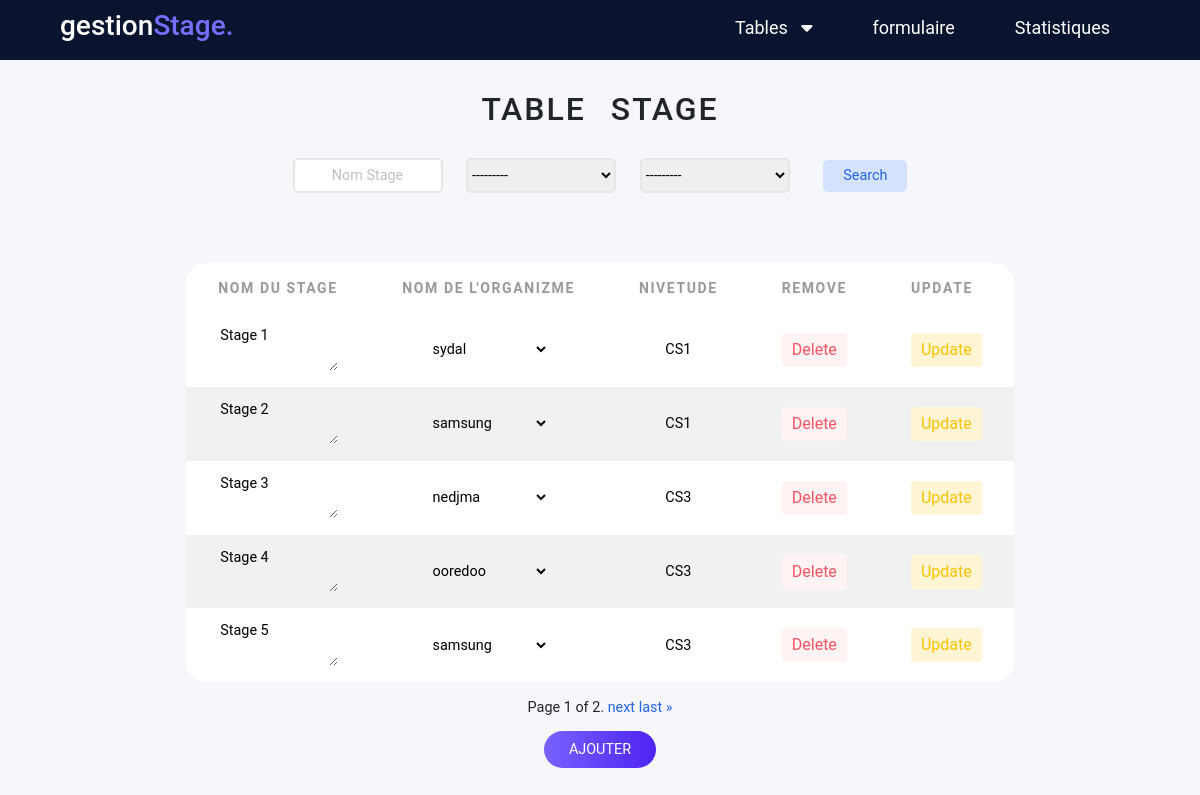
The app's page /stage/, older data.
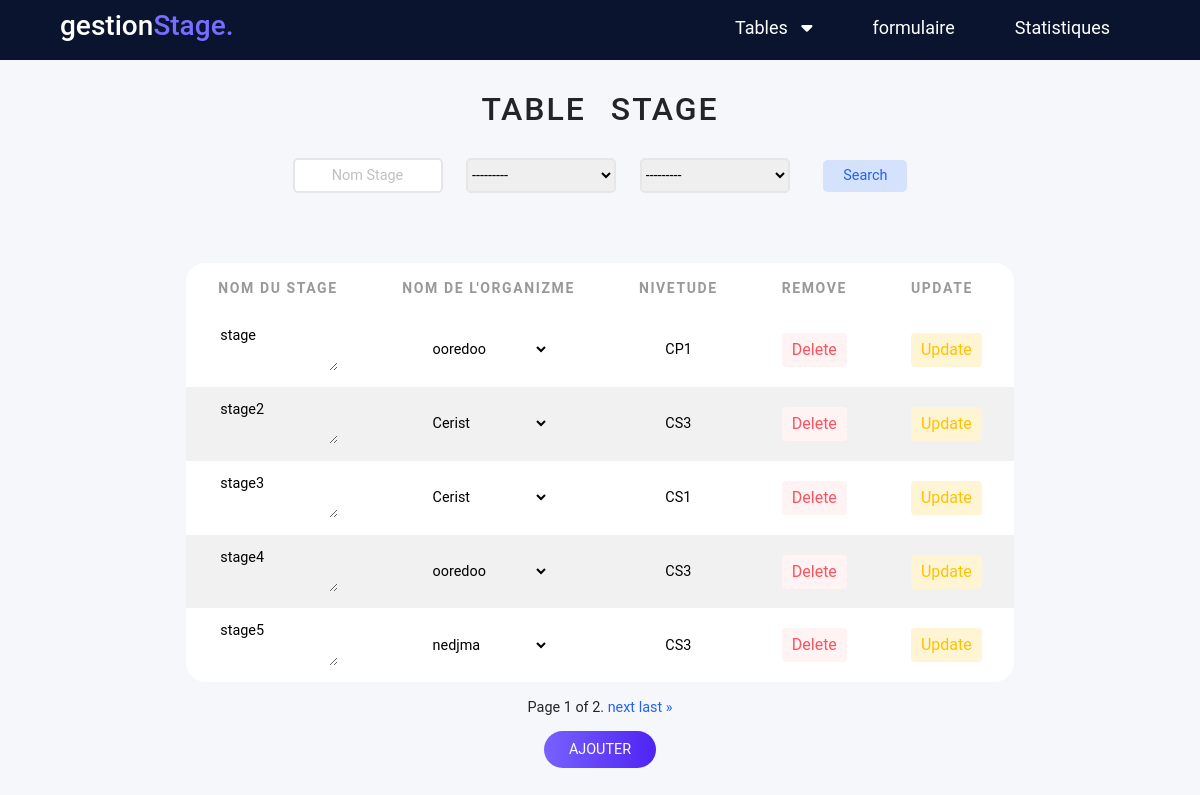
The same page, newer data.
### AppGestion/models.py (models this page shows, shortened)
class Stage (models.Model):
    NomStage = models.CharField(max_length=40)
    NivEtude= models.IntegerField(choices=NIV_ETUDE_STAGE)
    Organisme = models.ForeignKey("Organisme",on_delete=models.CASCADE)
    class Meta:
        ordering = ['NomStage']

class Organisme (models.Model):
    NomOrganisme= models.CharField(max_length=40,primary_key=True)
    typeOr=models.CharField(choices=TYPE_ORGANISME , max_length=30)
    def __str__(self):
        return self.NomOrganisme

### AppGestion/views.py (the view)
# urls.py: path('stage/',views.stage,name='stage'),
def stage(request):
    stages=Stage.objects.all()
    organismes=Organisme.objects.all()
    sta= StageFilter(request.GET, queryset=stages)
    stages=sta.qs
    paginator3= Paginator(stages,5)
    page_number=request.GET.get('page')
    stages=paginator3.get_page(page_number)
    if request.method=="POST":
        formStage     =StageForm(data=request.POST)
        if formStage.is_valid():
            formStage.save()
            return redirect("stage")
    else:
        formStage=StageForm
    return render(request,'stage.html',{'stage':stages,'organismes':organismes,'sta':sta,'formStage':formStage})

### AppGestion/templates/stage.html (shortened to what this page needs)
<!DOCTYPE html>
<html lang="en">
<head>
    <link href="https://cdn.jsdelivr.net/npm/bootstrap@5.1.3/dist/css/bootstrap.min.css" rel="stylesheet"
>
    <link rel="stylesheet" href="https://cdnjs.cloudflare.com/ajax/libs/font-awesome/6.0.0-beta3/css/all.min.css" />
    <link rel="stylesheet" href="/static/style.css">
</head>
<body>
  <div class="menu_bar">
    <h1 class="logo">gestion<span>Stage.</span></h1>
    <ul >
      <li ><a  href="" style="padding-left: 55px;">Tables &nbsp; <i class="fas fa-caret-down"></i></a>
      </li>
      <li ><a  href="{% url 'formulaireStage'%}">formulaire</a></li>
      <li><a href="{% url 'Statistiques'%}">Statistiques</a> </li>
    </ul>
  </div>
     <div class="contenue">
      <h2> table stage </h2>
      <form action="" methode="get">
        {{sta.form}}
        <button class="button" type="submit"> Search </button>
      </form>
      <table >
        <thead>
        <tr>
          <th>Nom du Stage </th>
          <th>Nom de l'Organizme </th>
          <th>NivEtude</th>
          <th>Remove</th>
          <th>Update </th>
        </tr>
      </thead>
        {% for p in stage %}
          <tr>
            <form method ="POST" action="/Update_Stage/{{p.id}}/">
            <td><textarea class="table_input" name="NomStage" >{{p.NomStage}}</textarea></td>
            <td> <select class="table_input" name="Organisme" required id="id_Organisme">
              <option  value="{{p.Organisme.NomOrganisme}}" selected>{{p.Organisme.NomOrganisme}}</option>
            </select></td>
            <td><input class="table_input" style="width:30px;"type= "text" name="NivEtude" value={{p.get_NivEtude_display}}></td>
            <td> <a href="{% url 'delete_stage' p.id %}"  class="btn delete"> Delete </a> </td>
            <td> <input type="submit" value="Update" class="btn update"> </td>
            </form>
           </tr>
       {% endfor %}
      </table>
      <div class="pagination">
        <span class="step-links">
            <span class="current">
                Page {{ stage.number }} of {{ stage.paginator.num_pages }}.
            </span>
            {% if stage.has_next %}
                <a href="?page={{ stage.next_page_number }}" class="control">next</a>
                <a href="?page={{ stage.paginator.num_pages }}" class="control">last &raquo;</a>
            {% endif %}
        </span>
    </div>
    <div class="wrapper s">
        <a href="#ajout-Stage">Ajouter</a>
      </div>
 </div>
</body>
</html>

Row changes from the older to the newer data that the page shows:
removed Stage: NomStage "Stage 1", Organisme "sydal", NivEtude "CS1"
removed Stage: NomStage "Stage 2", Organisme "samsung", NivEtude "CS1"
removed Stage: NomStage "Stage 3", Organisme "nedjma", NivEtude "CS3"
removed Stage: NomStage "Stage 4", Organisme "ooredoo", NivEtude "CS3"
removed Stage: NomStage "Stage 5", Organisme "samsung", NivEtude "CS3"
added Stage: NomStage "stage", Organisme "ooredoo", NivEtude "CP1"
added Stage: NomStage "stage2", Organisme "Cerist", NivEtude "CS3"
added Stage: NomStage "stage3", Organisme "Cerist", NivEtude "CS1"
added Stage: NomStage "stage4", Organisme "ooredoo", NivEtude "CS3"
added Stage: NomStage "stage5", Organisme "nedjma", NivEtude "CS3"
